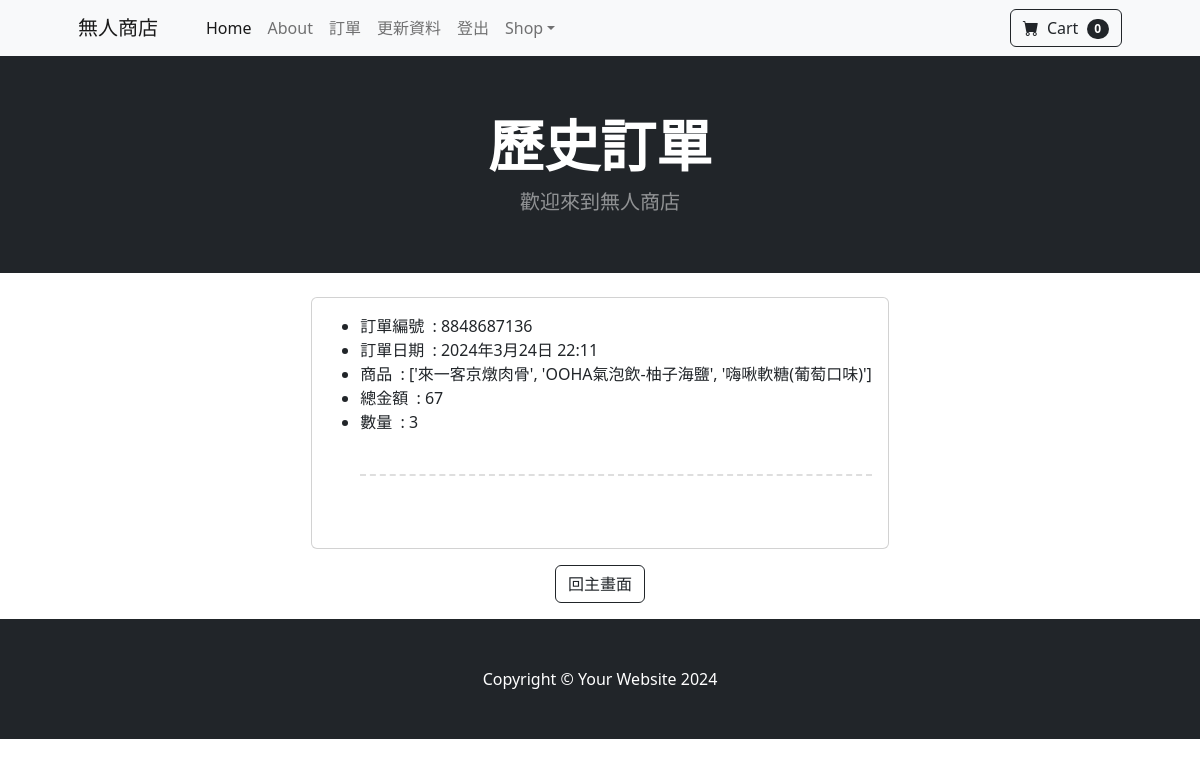
/accounts/order_list/ (signed in), run on the app's committed database.
### quiz/models.py (models this page shows, shortened)
class order(models.Model):
    oId=models.CharField(max_length=10,null=False)
    oDate=models.DateTimeField(default=datetime.datetime.today)
    oProduct=models.CharField(max_length=200, null=False, default=None)
    oClient=models.ForeignKey(CustomUser, on_delete=models.CASCADE)
    oCost=models.PositiveIntegerField(blank=False)
    order_quantity = models.IntegerField(default=1)
    status = models.BooleanField(default=False)

### quiz/views.py (the view)
# urls.py: path('order_list/', views.order_list, name='order_list'),
@login_required
def order_list(request):
    user = request.user
    user_orders = order.objects.filter(oClient=user)
    context = {'orders': user_orders}
    return render(request, 'order_list.html', context)

### cart/cart.py (called while the page is built)
    def __len__(self):
        return len(self.cart)

### cart/context_processors.py (called while the page is built)
def cart(request):
	return {'cart': Cart(request)}

### quiz/templates/order_list.html
{% extends 'base.html'%}
{% block content %}
    <header class="bg-dark py-2">
        <div class="container px-4 px-lg-5 my-5">
            <div class="text-center text-white">
                <h1 class="display-4 fw-bolder">歷史訂單</h1>
                <p class="lead fw-normal text-white-50 mb-0">歡迎來到無人商店</p>
            </div>
        </div>
    </header>
    <br/>
    <div class="container">
        {% if orders %}
        <div class="card">
            <div class="card-body">
                <ul>
                {% for order in orders %}
                    <li>訂單編號 &nbsp: {{ order.oId }}</li>
                    <li>訂單日期 &nbsp: {{ order.oDate }}</li>
                    <li>商品 &nbsp: {{ order.oProduct }}</li>
                    <li>總金額 &nbsp: {{ order.oCost }}</li>
                    <li>數量 &nbsp: {{ order.order_quantity }}</li>
                    <br/><hr style="border-top: dashed 2px gray;"><br/>
                {% endfor %}
                </ul>
                {% else %}
                    <p>暫無訂單資訊。</p>
                {% endif %}
            </div>
        </div>
    </div>
    <div class="container">
        <div class="row">
            <div class="p-3 m-0 border-0 bd-example m-0 border-0 d-flex justify-content-between">
                <button class="btn btn-outline-dark" onclick="window.location.href='{% url 'home' %}'">回主畫面</button>
            </div>
        </div>
    </div>
{% endblock %}

### data on the page
order: oId "8848687136", oDate "2024年3月24日 22:11", oProduct "['來一客京燉肉骨', 'OOHA氣泡飲-柚子海鹽', '嗨啾軟糖(葡萄口味)']", oCost "67", order_quantity "3"

### other printed values
{{ cart|length }} "0"
